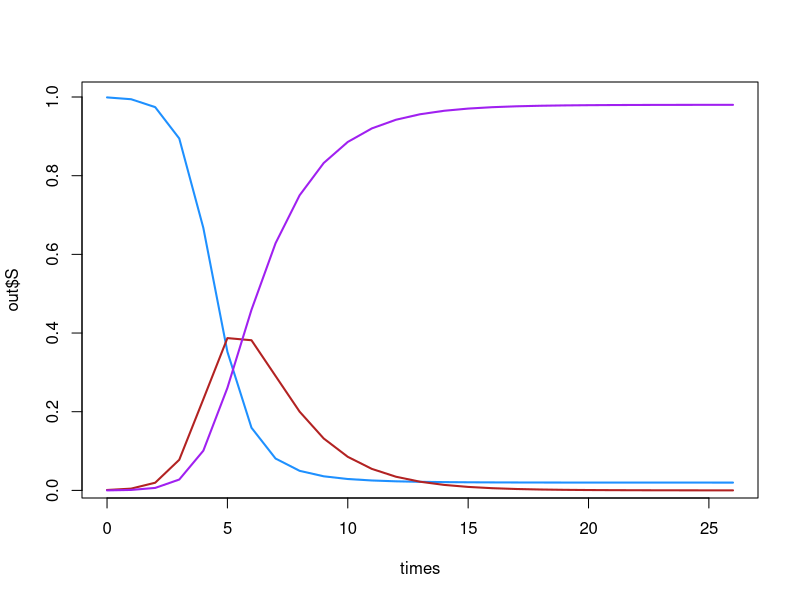
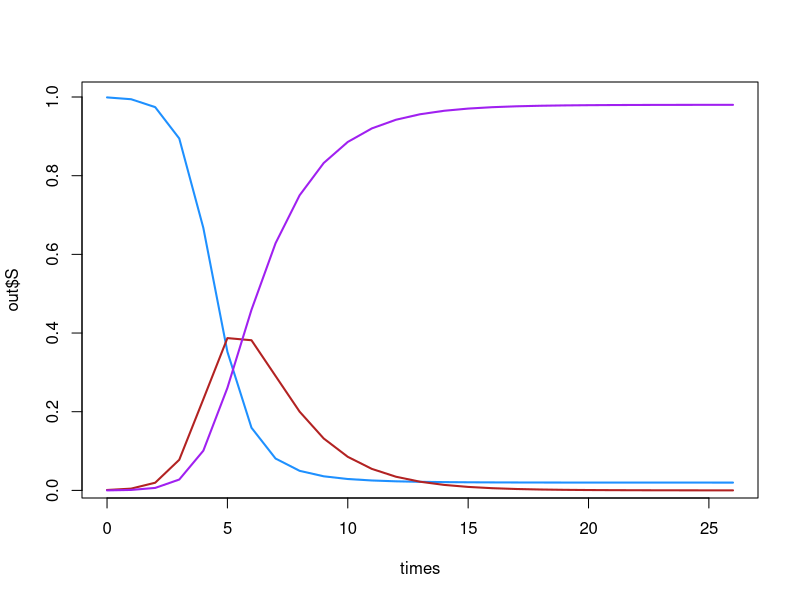
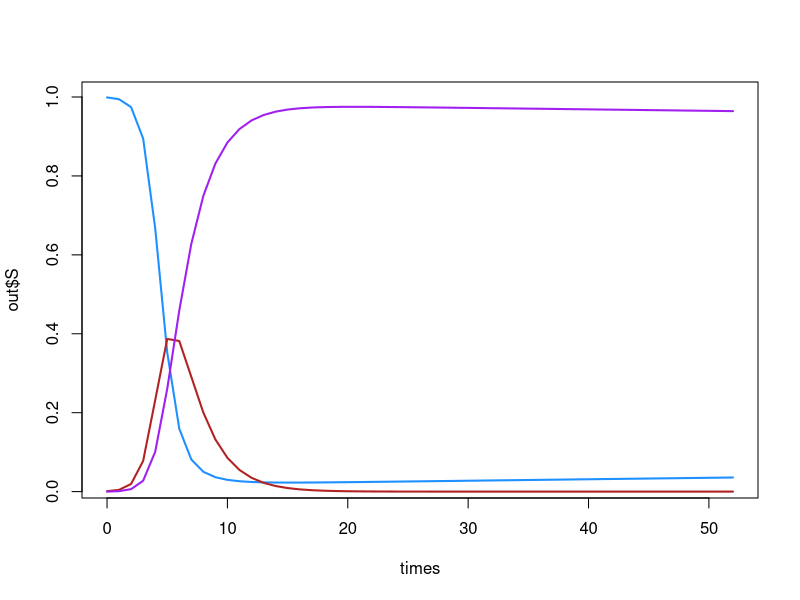
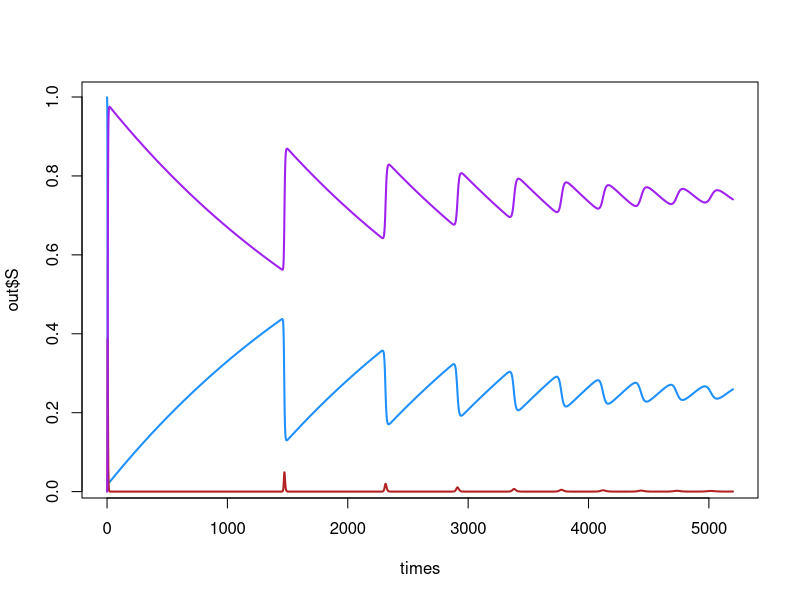

Source code (R) for these figures, in order: (Note: this script raises an error after producing the figures.)
## ---- chunk 1

library("deSolve")
sirmod = function(t, startconds, parms) { # inputs into the model are "t" - time, startconds = starting conditions and parms = parameters
  S = startconds[1]
  I = startconds[2]
  R = startconds[3]
  beta = parms["beta"]
  mu = parms["mu"]
  gamma = parms["gamma"]
  
  dS = -beta * S * I 
  dI = beta * S * I - gamma * I
  dR = gamma * I
  
  res = c(dS, dI, dR)
  list(res)
}

## inputs into the model
times = seq(0, 26, by = 1) # weeks
parms = c(mu = 0, beta = 2, gamma = 1/2)
startconds = c(S = 0.999, I = 0.001, R = 0)

# run the model
out = ode(y = startconds, times = times, func = sirmod, parms = parms)
out = as.data.frame(out)

plot(times, out$S,type= "l", lwd = 2, col="dodgerblue")
lines(times, out$I, lwd = 2, col = "firebrick")
lines(times, out$R, lwd = 2, col = "purple")
## ---- chunk 2
sirmod = function(t, startconds, parms) { # inputs into the model are "t" - time, startconds = starting conditions and parms = parameters
  S = startconds[1]
  I = startconds[2]
  R = startconds[3]
  beta = parms["beta"]
  mu = parms["mu"]
  gamma = parms["gamma"]
  
  dS = mu - beta * S * I - mu *S
  dI = beta * S * I - gamma * I - mu * I
  dR = gamma * I - mu * R
  
  res = c(dS, dI, dR)
  list(res)
}

## inputs into the model
times = seq(0, 26, by = 1) # weeks
parms = c(mu = 0, beta = 2, gamma = 1/2)
startconds = c(S = 0.999, I = 0.001, R = 0)

# run the model
out = ode(y = startconds, times = times, func = sirmod, parms = parms)
out = as.data.frame(out)

plot(times, out$S,type= "l", lwd = 2, col="dodgerblue")
lines(times, out$I, lwd = 2, col = "firebrick")
lines(times, out$R, lwd = 2, col = "purple")

## ---- chunk 3
## inputs into the model
times = seq(0, 52, by = 1) # weeks
parms = c(mu = 1/(50*52), beta = 2, gamma = 1/2)
startconds = c(S = 0.999, I = 0.001, R = 0)

# run the model
out = ode(y = startconds, times = times, func = sirmod, parms = parms)
out = as.data.frame(out)

plot(times, out$S,type= "l", lwd = 2, col="dodgerblue")
lines(times, out$I, lwd = 2, col = "firebrick")
lines(times, out$R, lwd = 2, col = "purple")
## ---- chunk 4
## inputs into the model
times = seq(0, 52*100, by = 1) # weeks
parms = c(mu = 1/(50*52), beta = 2, gamma = 1/2)
startconds = c(S = 0.999, I = 0.001, R = 0)

# run the model
out = ode(y = startconds, times = times, func = sirmod, parms = parms)
out = as.data.frame(out)

plot(times, out$S,type= "l", lwd = 2, col="dodgerblue")
lines(times, out$I, lwd = 2, col = "firebrick")
lines(times, out$R, lwd = 2, col = "purple")
## ---- chunk 5
out_last_half <- out %>%
  filter(time > 2600)

plot(out_last_half$S, out_last_half$I, type = 'l', lwd = 2, col = 'forestgreen')
#plot(out$S, out$I, type = 'l', lwd = 2, col = 'forestgreen')

## ---- chunk 6
S_star <- (parms['gamma'] + parms['mu'])/parms['beta']
I_star <- parms['mu']/parms['beta']*(1/S_star -1)

plot(out_last_half$S, out_last_half$I, type = 'l', lwd = 2, col = 'forestgreen')
points(S_star, I_star, pch = 19, col = 'red', cex = 2)

## ---- chunk 7
times = seq(0, 52*500, by = 1) # weeks
parms = c(mu = 1/(50*52), beta = 2, gamma = 1/2)
startconds = c(S = 0.999, I = 0.001, R = 0)

# run the model
out = ode(y = startconds, times = times, func = sirmod, parms = parms)
out = as.data.frame(out)

plot(times, out$S,type= "l", lwd = 2, col="dodgerblue")
lines(times, out$I, lwd = 2, col = "firebrick")
lines(times, out$R, lwd = 2, col = "purple")
## ---- chunk 8
total_rows <- nrow(out)
out_last_half <- out %>%
  tail(total_rows/2)


plot(out_last_half$S, out_last_half$I, type = 'l', lwd = 2, col = 'forestgreen')
points(S_star, I_star, pch = 19, col = 'red', cex = 1)

## ---- chunk 9
out_last_half$I_nullcline <- (parms['gamma'] + parms['mu'])/parms['beta']

## ---- chunk 10
out_last_half$S_nullcline <- parms['mu']/parms['beta'] * (1-out_last_half$S)/out_last_half$S

## ---- chunk 11

plot(out_last_half$S, out_last_half$I, type = 'l', lwd = 2, col = 'forestgreen')
points(S_star, I_star, pch = 19, col = 'red', cex = 1)
abline(v = I_nullcline, lwd = 2, lty = 2, col = 'black')
lines(out_last_half$S, out_last_half$S_nullcline, type = 'l', lty = 2, lwd = 2, col = 'black')
